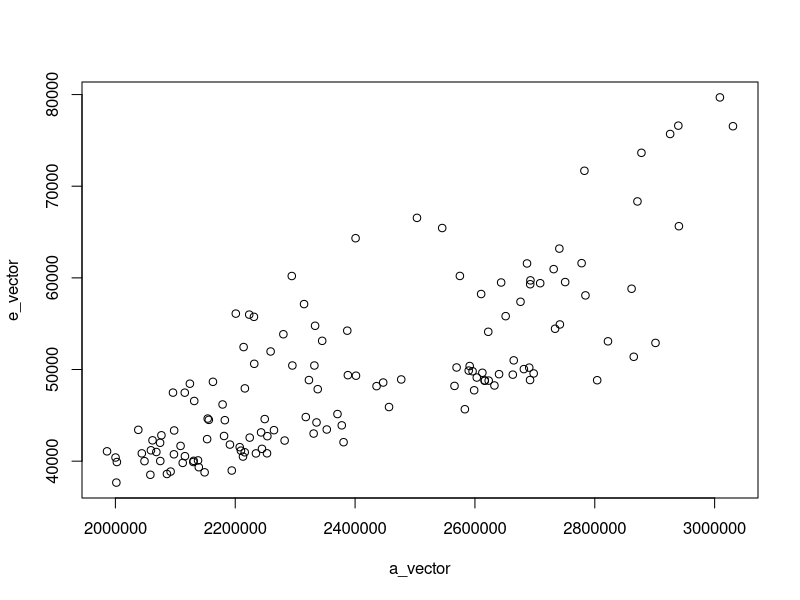
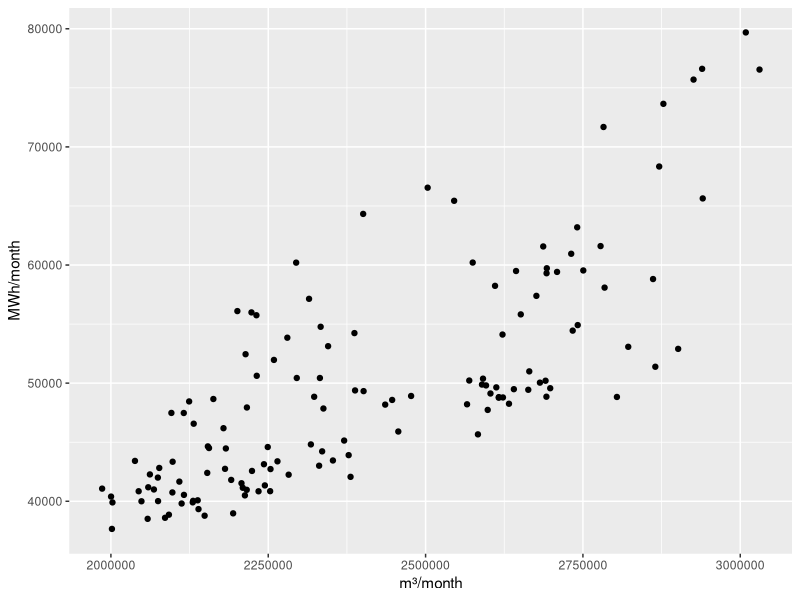
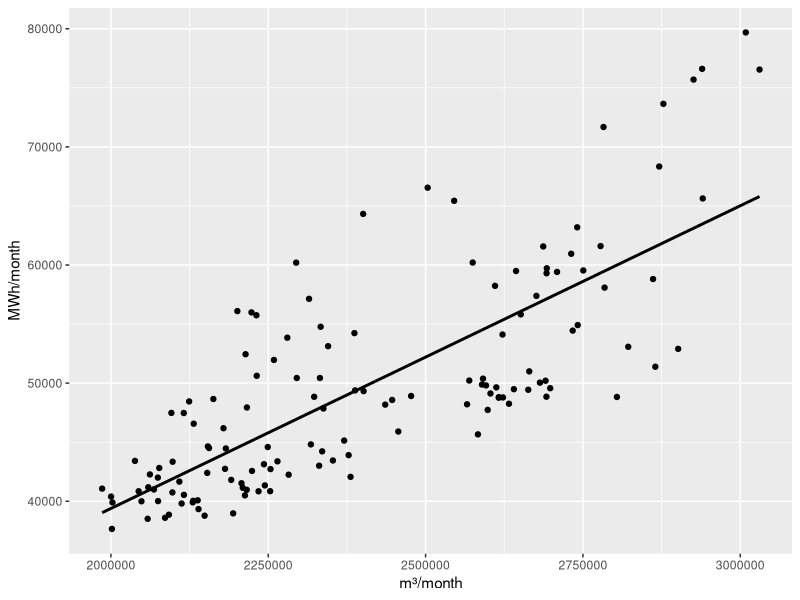
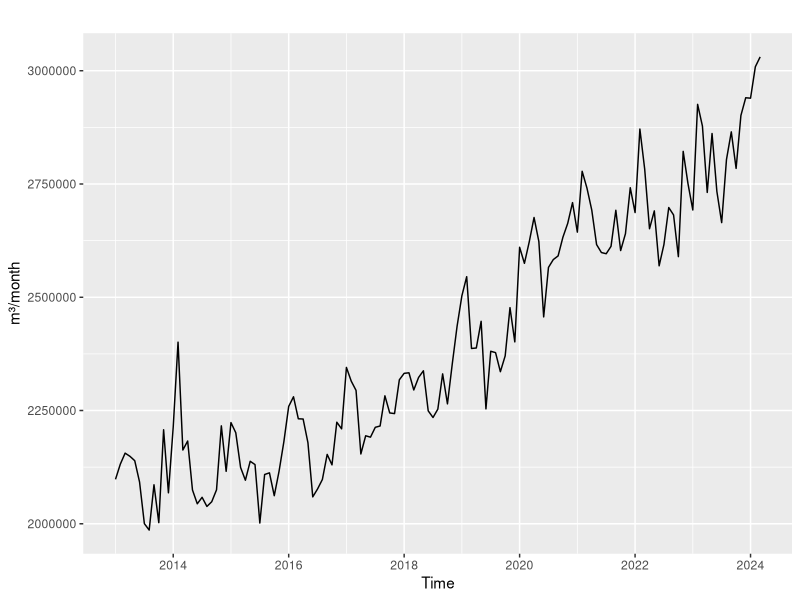
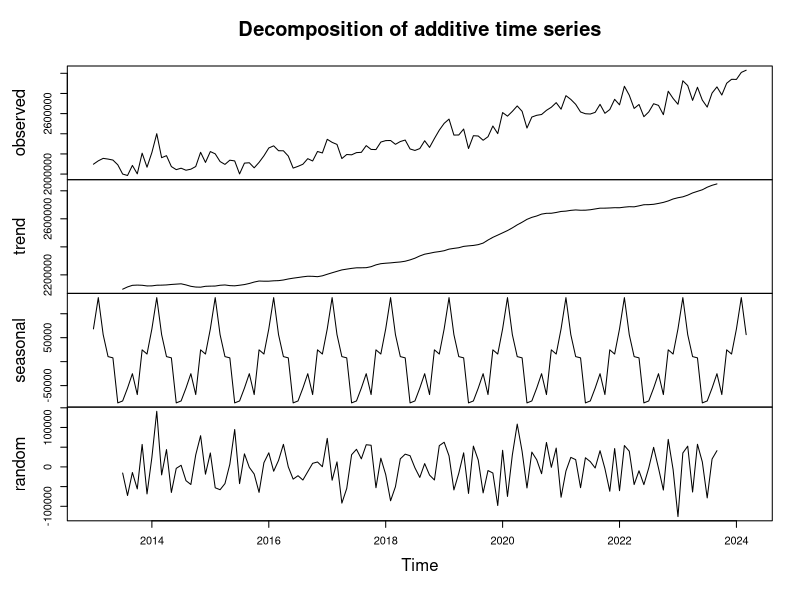
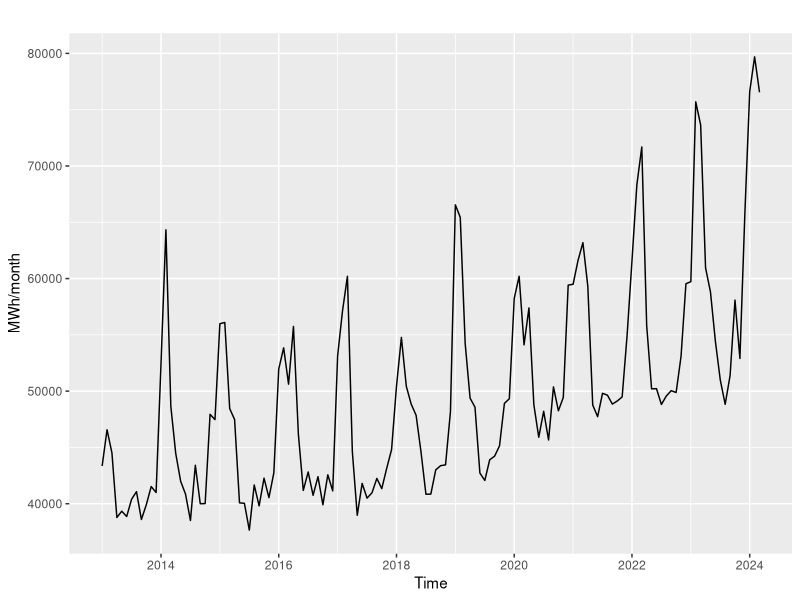
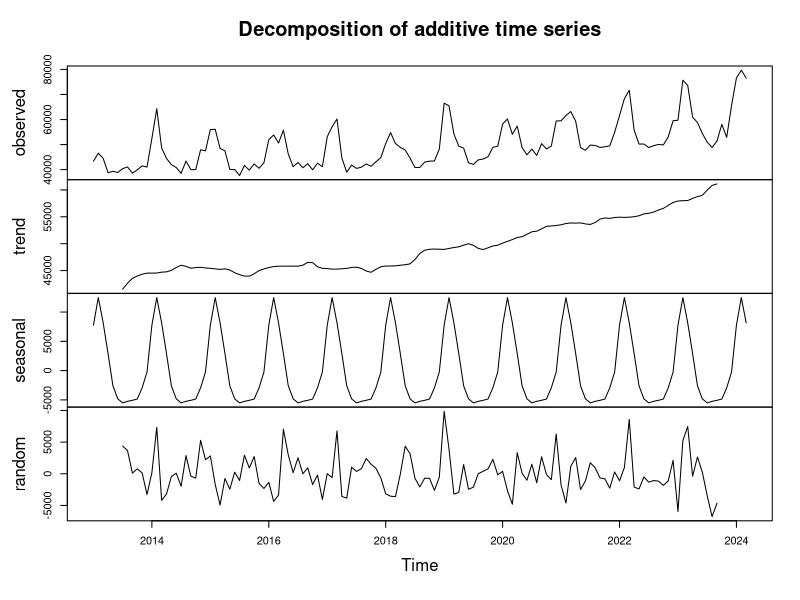
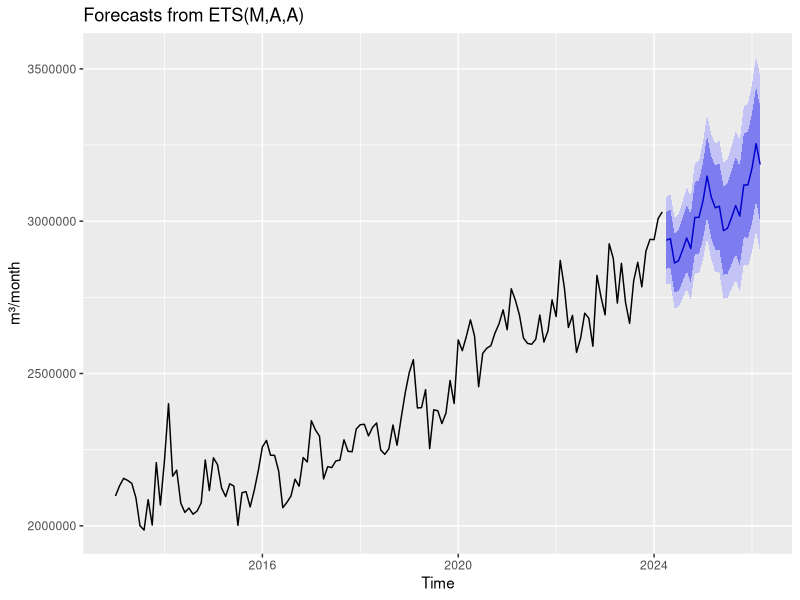

Recreate these plots in R, in order. (Note: this script raises an error after producing the figures.)
#Graphs and metrics: 
#Correlation and time series of residential water and electricity consumption in Joinville with ETS

library(readxl)
library(ggplot2)
library(forecast)
library(MLmetrics)

tab_cor <- read_excel("correlation_table_joinville.xlsx")

a_vector <- tab_cor$`m³/month`
e_vector <- tab_cor$`MWh/month`

plot(a_vector, e_vector)

lin_model_cor <- lm(e_vector ~ a_vector, data = tab_cor)

summary(lin_model_cor)
coef(lin_model_cor)

cor.test(a_vector, e_vector) #correlation between water and electricity consumption
resultado <- cor.test(a_vector, e_vector)
resultado$p.value

ggplot(data = tab_cor, aes(x = a_vector, y = e_vector)) +
  geom_point(color='black') +
  xlab("m³/month") + 
  ylab("MWh/month")

ggplot(data = tab_cor, aes(x = a_vector, y = e_vector)) +
  geom_point(color='black') +
  geom_smooth(method = "lm", se = FALSE, color = "black") + 
  xlab("m³/month") + 
  ylab("MWh/month")

summary(a_vector)
sd(a_vector)

summary(e_vector)
sd(e_vector)

water_day <- tab_cor$`liter/inhabitant/day`
summary(water_day)

energy_day <- tab_cor$`kWh/inhabitant/day`
summary(energy_day)

cor.test(water_day,energy_day)
resultado <- cor.test(water_day,energy_day)
resultado$p.value
lin_cor <- lm(energy_day ~ water_day, data = tab_cor)
summary(lin_cor)
coef(lin_cor)
#---------------------------------------------------------  
#time series analysis of consumption by month
  
water_ts <- ts(a_vector, start=c(2013, 1), end=c(2024, 3), frequency=12)
autoplot(water_ts, ylab = "m³/month")
plot(decompose(water_ts))

energy_ts <- ts(e_vector, start=c(2013, 1), end=c(2024, 3), frequency=12)
autoplot(energy_ts, ylab = "MWh/month")
plot(decompose(energy_ts))

#applying the ets model to monthly water consumption

fit <- ets(water_ts)

autoplot(forecast(fit),ylab = "m³/month")
accuracy(fit)
ts(fit)

res <- fit$residuals
plot(res)
acf(res,main = "Residual series",
    xlab = "Time",
    ylab = "m³/month")

plot(a_vector, fit$fitted)
cor(a_vector, fit$fitted)
R2_Score(fit$fitted, a_vector)

#applying the ets model to monthly electricity consumption

fit2 <- ets(energy_ts)

autoplot(forecast(fit2),ylab = "MWh/month")

accuracy(fit2)
ts(fit2)

res2 <- fit2$residuals
plot(res2)
acf(res2,main = "Residual series",
    xlab = "Time",
    ylab = "MWh/month")

plot(e_vector, fit2$fitted)
cor(e_vector, fit2$fitted)
R2_Score(fit2$fitted, e_vector)

#---------------------------------------------------------  
#time series analysis of consumption per day

water_day_ts <- ts(water_day, start=c(2013, 1), end=c(2024, 3), frequency=12)
autoplot(water_day_ts, ylab = "liter/inhabitant/day")

energy_day_ts <- ts(energy_day, start=c(2013, 1), end=c(2024, 3), frequency=12)
autoplot(energy_day_ts, ylab = "kWh/inhabitant/day")

#application of the arima model to water consumption per day

fit2 <- ets(water_day_ts)
autoplot(forecast(fit2), ylab = "liter/inhabitant/day")

accuracy(fit2)
ts(fit2)

res2 <- fit2$residuals
plot(res2)
acf(res2,main = "Residual series",
    xlab = "Time",
    ylab = "liter/inhabitant/day")

plot(e_vector, fit2$fitted)
cor(e_vector, fit2$fitted)
R2_Score(fit2$fitted, e_vector)

#application of the arima model to energy consumption per day 

fit2 <- ets(energy_day_ts)
autoplot(forecast(fit2), ylab = "kWh/inhabitant/day")

accuracy(fit2)
ts(fit2)

res2 <- fit2$residuals
plot(res2)
acf(res2,main = "Residual series",
    xlab = "Time",
    ylab = "kWh/inhabitant/day")

plot(e_vector, fit2$fitted)
cor(e_vector, fit2$fitted)
R2_Score(fit2$fitted, e_vector)
